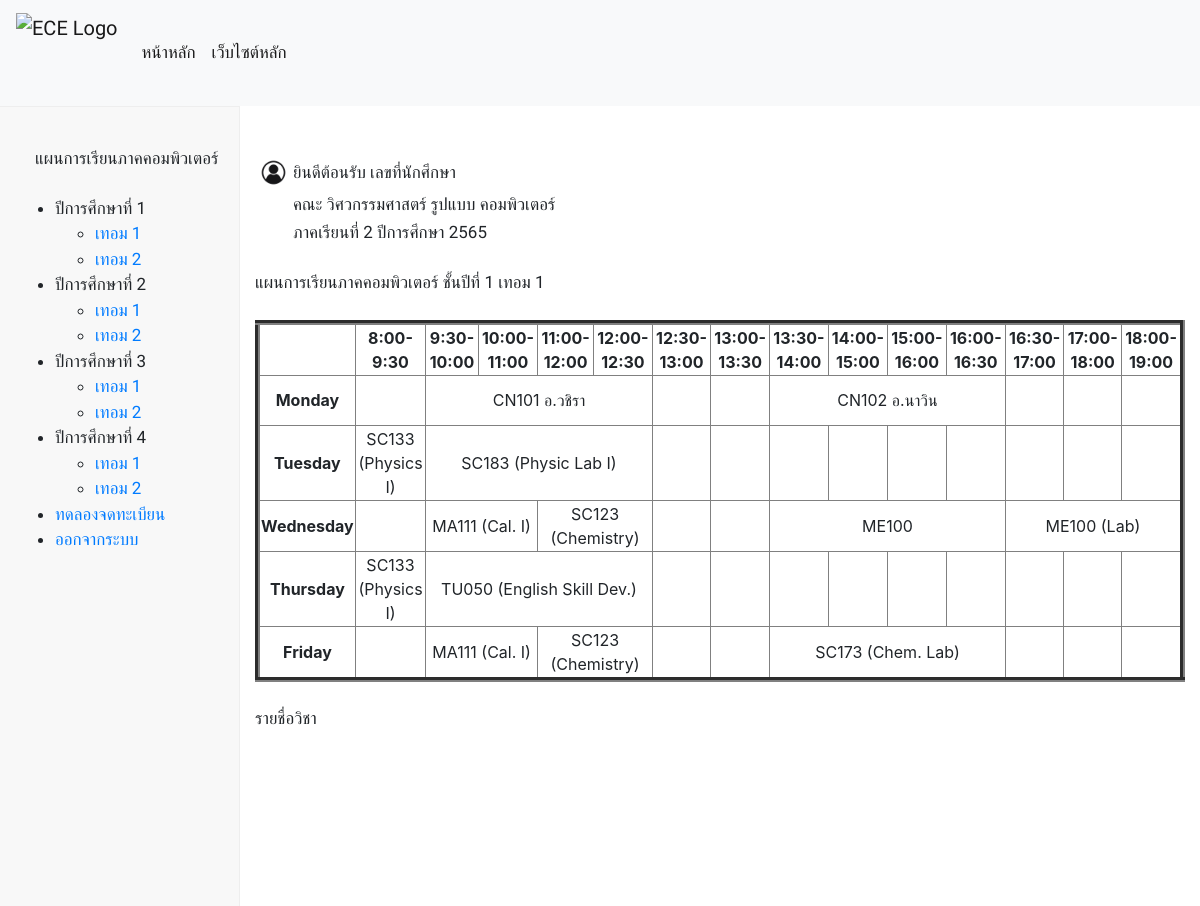
Before: /one_termone/ with the older database file.
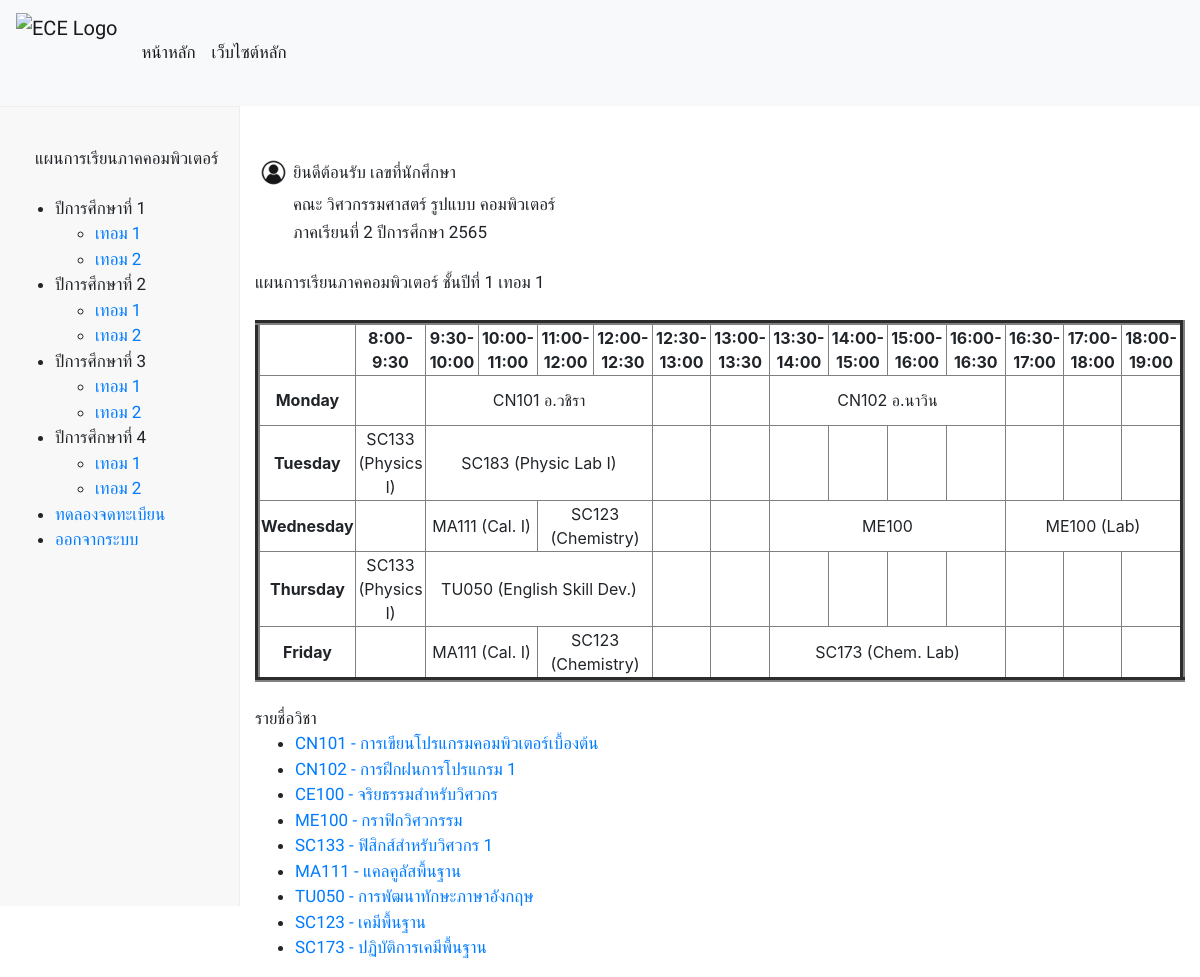
After: the same page with the newer database file.
### database/models.py (models this page shows, shortened)
class Subject(models.Model):
    S_id = models.CharField(max_length=25)
    S_name = models.CharField(max_length=50)
    S_credits = models.FloatField()
    S_detail = models.TextField()
    S_teacher = models.ForeignKey(Person, on_delete=models.CASCADE)
    pre_id = models.ManyToManyField(
        'self', blank=True, symmetrical=False, related_name='presub')
    post_id = models.ManyToManyField(
        'self', blank=True, symmetrical=False, related_name='postsub')
    term = models.CharField(max_length=25,null=True, blank=True,)

### subjectenroller/views.py (the view)
# urls.py: path('one_termone/', views.one_termone , name="one_termone"),
def one_termone(request):
    skills = Skill.objects.all()
    subject = Subject.objects.all()
    context = {'skills': skills,'subject': subject,}
    return render(request, 'subjectenroller/one_termone.html', context)

### subjectenroller/templates/subjectenroller/one_termone.html (shortened to what the changed rows need)
{% extends "subjectenroller/layout.html" %}
{% load static %}
{% block body %}
    <br>
    <br>
    <div style="display: flex; flex-direction: column;">
        <div class="container">
            <div class="row">
              <div class="col-auto">
                <table style="width:100%">
                    <tr>
                        <th><img src="/static/image/user.jpg" alt="userlogo" width="35" height="35"></th>
                    </tr>
                </table>
              </div>
            </div>
            <br>
            <br>
            <br>
        <br>
        <ul>
          {% for subject in subject %}
            {% if subject.term == '11' %}
            <li><a href="{% url 'detail' subject.S_id %}">{{ subject.S_id }} - {{ subject.S_name }}</a></li>
            {% endif %}
          {% endfor %}
        </ul>
{% endblock %}

Changed rows visible on the page:
now on this page (row edited): Subject: S_id "CN101", S_name "การเขียนโปรแกรมคอมพิวเตอร์เบื้องต้น"
now on this page (row edited): Subject: S_id "CN102", S_name "การฝึกฝนการโปรแกรม 1"
now on this page (row edited): Subject: S_id "CE100", S_name "จริยธรรมสำหรับวิศวกร"
now on this page (row edited): Subject: S_id "ME100", S_name "กราฟิกวิศวกรรม"
now on this page (row edited): Subject: S_id "SC133", S_name "ฟิสิกส์สำหรับวิศวกร 1"
now on this page (row edited): Subject: S_id "MA111", S_name "แคลคูลัสพื้นฐาน"
now on this page (row edited): Subject: S_id "TU050", S_name "การพัฒนาทักษะภาษาอังกฤษ"
now on this page (row edited): Subject: S_id "SC123", S_name "เคมีพื้นฐาน"
now on this page (row edited): Subject: S_id "SC173", S_name "ปฏิบัติการเคมีพื้นฐาน"
